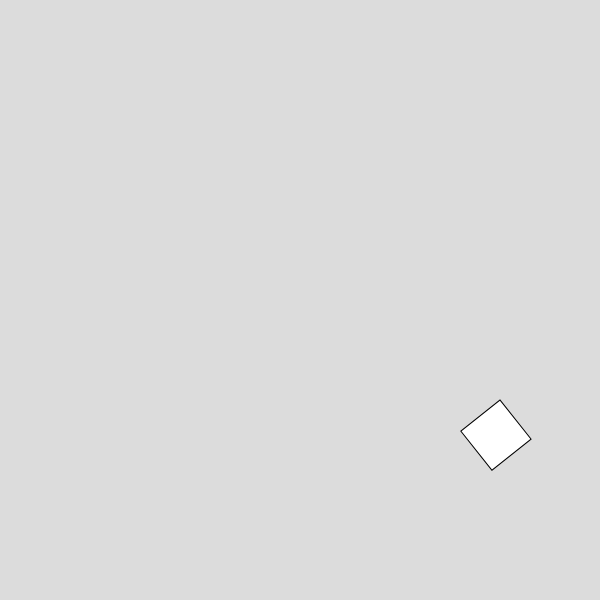
Frame 1 (no input)
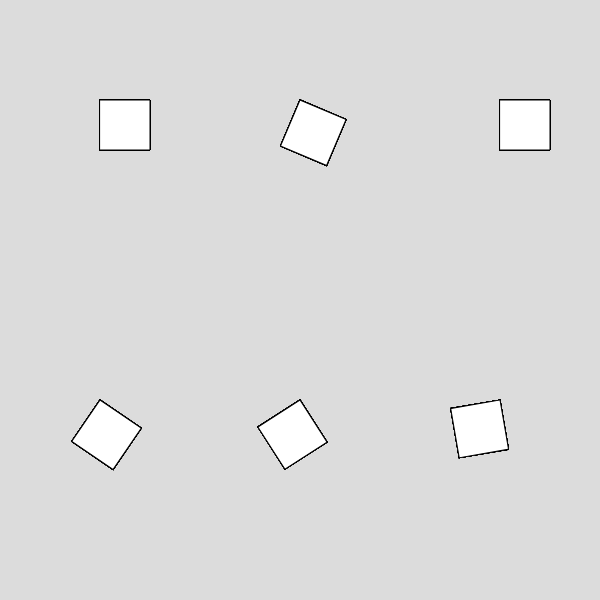
Frame 60 (no input)
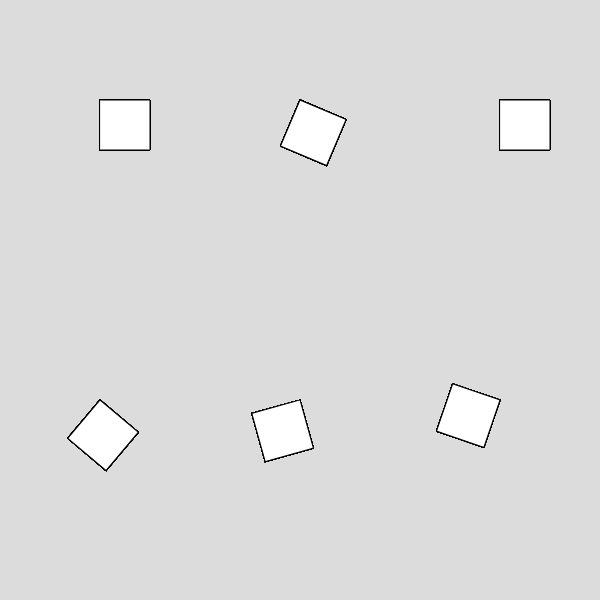
Frame 120 (the mouse pressed at the canvas centre since frame 60)

The p5.js sketch that drew these frames (run headless with seeded random() and noise() and a simulated clock; from frame 60 on, the mouse is pressed at the canvas centre):

// p5.js sketch
// ── sketch.js

var strtCount;
var count;
var rot = [];
var transX = [];

function setup(){
    frameRate(30);
    createCanvas(600,600);
    background(220);
    strtCount = frameCount;
    for(var i = 0; i<2;i++){
        rot[i] = [];
        for(var o = 0; o<3;o++){
            rot[i][o] = .4; 
        }
    }
    for(var i = 0; i<3;i++){
        transX[i] = 200*i+100;
    }
}
    
function draw(){
    count = frameCount - strtCount;
 
    push(); 
        translate(100,100);
        rotate(rot[1][0]*0);
        rect(0,0,50,50);
    pop();
    
    push(); 
        translate(300,100);
        rotate(rot[1][2]*1);
        rect(0,0,50,50);
    pop();
    
    push(); 
        translate(500,100);
        rotate(rot[1][3]*2);
        rect(0,0,50,50);
    pop();
    
    for(var i=0;i<3;i++){
        push();
        translate(transX[i],400);
        
        if(rot[0][i] >= PI*2){
            rot[0][i] = rot[1][i];  
        }else if(count==1){
            background(220);
            rot[0][i] += (i/5)+.1;
        }
          
        rotate(rot[0][i]);
        rect(0,0,50,50);
        pop();
    } 
    if(count == 45){
        strtCount = frameCount;    
    }
    count++;
}
    
